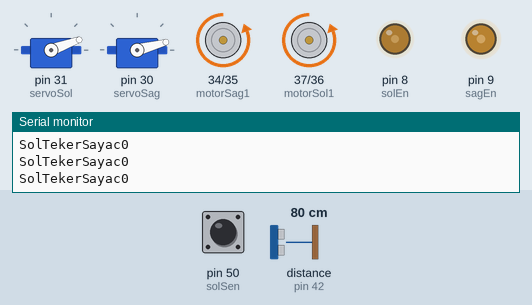
A sketch run on a simulated Arduino Mega 2560, built with avr-gcc and run on an emulated ATmega2560. On the bench: 2 × servo, motor-driver pin pairs drawn as motors (green arrow = first pin HIGH = forward, orange = second pin HIGH = backward, longer = more drive), output pins drawn as LEDs (lit = HIGH), the last lines printed to the serial monitor. Wiring (inferred from the names in the program): ultrasonic range finder: trigger pin 43; echo pin 42. Inputs (shaded band) come from the test bench; at power-on: pin 50 (solSen) LOW, distance to the obstacle (sensor on pin 42) 80 cm. The echo pulse lasts 58.3 µs per cm; pins used as bus, display or sensor lines are not drawn.

Above: at 1.2 s.
1.3 s: pin 50 (solSen) pulsed HIGH 2 times (0.12 s each, 0.3 s apart)
At 1.9 s:
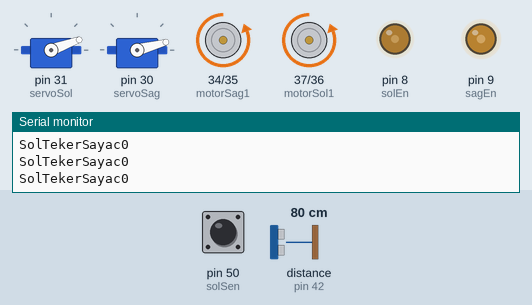
3.4 s: pin 50 (solSen) pulsed HIGH 5 times (0.12 s each, 0.3 s apart)
At 4.1 s:
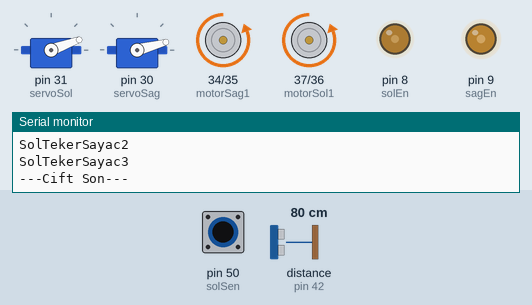
Timing chart, 0 to 6.4 s (numbered marks = the images above; inputs shaded):
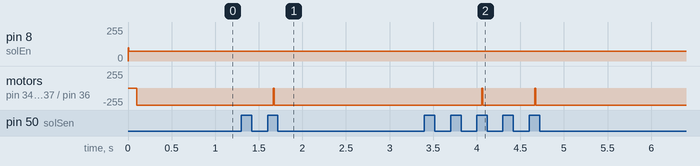

Measured:
- after the input at 1.3 s, motor on pin 34 (motorSag1) / pin 35 (motorSag2), motor on pin 37 (motorSol1) / pin 36 (motorSol2): backward 255/255 → stopped after 0.36 s, → backward 255/255 0.01 s later
- after the input at 3.4 s, motor on pin 34 (motorSag1) / pin 35 (motorSag2), motor on pin 37 (motorSol1) / pin 36 (motorSol2): alternates backward 255/255 for 0.60 s and stopped for 0.01 s, 4 changes in all, then stays backward 255/255, starting after 0.66 s

The sketch:

ParkKod.ino
```cpp
#include <Servo.h>
Servo servoSol, servoSag;

int trigArka1 = 41;
int echoArka1 = 40;
int trigArka2 = 43;
int echoArka2 = 42;
int trigOn1 = 45;
int echoOn1 = 44;
int trigOn2 = 47;
int echoOn2 = 46;
int trigOn3 = 49;
int echoOn3 = 48;

int motorSag1 = 34;
int motorSag2 = 35;
int motorSol1 = 37;
int motorSol2 = 36;
int sagEn = 9;
int solEn = 8;

int sure;
int mesafe;

unsigned long zaman;
unsigned long eskiZaman = 0;
bool sollamaDurum = true;

int solSen = 50;
int solTekerSayac;
bool solBirKere;
int sagSen = 51;
int sagTekerSayac;
bool sagBirKere;

int genelHiz = 100;

void setup() {
  Serial.begin(9600);
  pinMode(trigArka1, OUTPUT);
  pinMode(echoArka1, INPUT);
  pinMode(trigArka2, OUTPUT);
  pinMode(echoArka2, INPUT);
  pinMode(trigOn1, OUTPUT);
  pinMode(echoOn1, INPUT);
  pinMode(trigOn2, OUTPUT);
  pinMode(echoOn2, INPUT);
  pinMode(trigOn3, OUTPUT);
  pinMode(echoOn3, INPUT);

  pinMode(motorSag1, OUTPUT);
  pinMode(motorSag2, OUTPUT);
  pinMode(motorSol1, OUTPUT);
  pinMode(motorSol2, OUTPUT);
  pinMode(sagEn, OUTPUT);
  pinMode(solEn, OUTPUT);

  pinMode(solSen, INPUT);
  pinMode(sagSen, INPUT);

  servoSol.attach(31);
  servoSag.attach(30);

  analogWrite(sagEn, genelHiz);
  analogWrite(solEn, genelHiz);

}

void loop() {
  servoSol.write(20);
  servoSag.write(15);

  if (mesafeO("Sag Arka: ", echoArka2, trigArka2) <= 25) {
    CiftTekerTur(LOW, HIGH, LOW, HIGH, 1);

    if (mesafeO("Sag Arka: ", echoArka2, trigArka2) < 3) {
      Serial.println("3 alti");
      sagKontrolTur(LOW, HIGH, 3);
      CiftTekerTur(LOW, HIGH, LOW, HIGH, 3);
      solKontrolTur(LOW, HIGH, 3);
    }
  }
  else if (mesafeO("Sag Arka: ", echoArka2, trigArka2) > 25) {
    CiftTekerTur(LOW, HIGH, LOW, HIGH, 2);
    Serial.println("1.KONTROL");
    if (mesafeO("Sag Arka: ", echoArka2, trigArka2) > 25) {
      CiftTekerTur(LOW, HIGH, LOW, HIGH, 3);
      Serial.println("2.KONTROL");
      if (mesafeO("Sag Arka: ", echoArka2, trigArka2) > 25) {
        CiftTekerTur(LOW, HIGH, LOW, HIGH, 2);
        Serial.println("3.KONTROL");
        if (mesafeO("Sag Arka: ", echoArka2, trigArka2) > 25) {
          CiftTekerTur(LOW, HIGH, LOW, HIGH, 6);
          sagKontrolTur(HIGH, LOW, 8);
          solKontrolTur(LOW, HIGH, 8);
          CiftTekerTur(LOW, HIGH, LOW, HIGH, 5);
          Serial.println("PARK TAMAM .D");
          StopMillis(1);
          while (1);
        }
      }
    }
  }
}

void GeriKontrol() {
  if (mesafeO("Arka Sol: ", echoArka1, trigArka1) < 10) {
    StopMillis(1);
    Serial.println("ARKADA CISIM ALGILANDI !!!");
    while (1);
  }
}

void sagKontrolTur(bool sag1, bool sag2, int tur) {
  analogWrite(sagEn, genelHiz);
  analogWrite(solEn, genelHiz);
  StopMillis(100);
  sagTekerSayac = 0;
  while (1) {
    if (digitalRead(sagSen) && sagBirKere) sagTekerSayac++; sagBirKere = false;
    if (!digitalRead(sagSen)) sagBirKere = true;
    Serial.print("SagTekerSayac"); Serial.println(sagTekerSayac);
    digitalWrite(motorSol1, LOW);
    digitalWrite(motorSol2, LOW);
    digitalWrite(motorSag1, sag1);
    digitalWrite(motorSag2, sag2);
    if (sagTekerSayac >= tur) {
      sollamaDurum = false;
      Serial.println("---Sollama SON---");
      break;
    }
  }
}

void solKontrolTur(bool sol1, bool sol2, int tur) {
  analogWrite(sagEn, genelHiz);
  analogWrite(solEn, genelHiz);
  StopMillis(100);
  solTekerSayac = 0;
  while (1) {
    if (digitalRead(solSen) && solBirKere) solTekerSayac++; solBirKere = false;
    if (!digitalRead(solSen)) solBirKere = true;
    Serial.print("SolTekerSayac"); Serial.println(solTekerSayac);
    digitalWrite(motorSol1, sol1);
    digitalWrite(motorSol2, sol2);
    digitalWrite(motorSag1, LOW);
    digitalWrite(motorSag2, LOW);
    if (solTekerSayac >= tur) {
      sollamaDurum = false;
      Serial.println("---Sollama SON---");
      break;
    }
  }
}

void CiftTekerTur(bool sol1, bool sol2, bool sag1, bool sag2, int tur) {
  analogWrite(sagEn, genelHiz);
  analogWrite(solEn, genelHiz - 25);
  StopMillis(100);
  solTekerSayac = 0;
  while (1) {
    if (digitalRead(solSen) && solBirKere) solTekerSayac++; solBirKere = false;
    if (!digitalRead(solSen)) solBirKere = true;
    Serial.print("SolTekerSayac"); Serial.println(solTekerSayac);
    digitalWrite(motorSol1, sol1);
    digitalWrite(motorSol2, sol2);
    digitalWrite(motorSag1, sag1);
    digitalWrite(motorSag2, sag2);
    if (solTekerSayac >= tur) {
      sollamaDurum = false;
      Serial.println("---Cift Son---");
      break;
    }
  }
}

void StopMillis(int durdur) {
  eskiZaman = zaman;
  digitalWrite(motorSol1, LOW);
  digitalWrite(motorSol2, LOW);
  digitalWrite(motorSag1, LOW);
  digitalWrite(motorSag2, LOW);
  while (1) {
    zaman = millis();
    if (zaman - eskiZaman > durdur) {
      break;
    }
  }
}

int mesafeO(String msg, int echo, int trig) {
  digitalWrite(trig, HIGH);
  delayMicroseconds(10);
  digitalWrite(trig, LOW);
  sure = pulseIn(echo, HIGH) / 2;
  mesafe = sure / 29.1;

  if (!(mesafe > 0 && mesafe < 30)) {
    mesafe = 30;
  }
  return mesafe;
}
```
